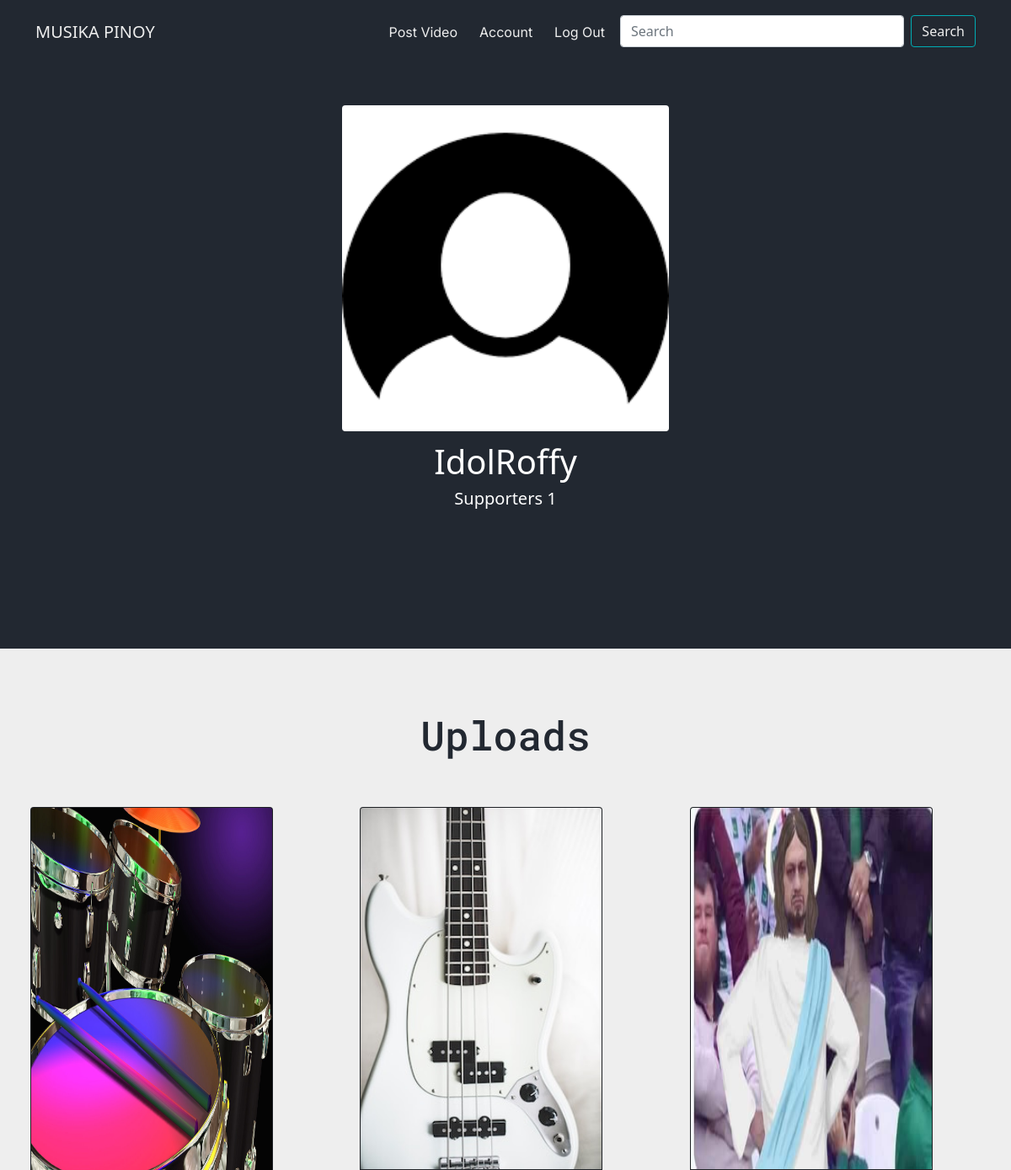
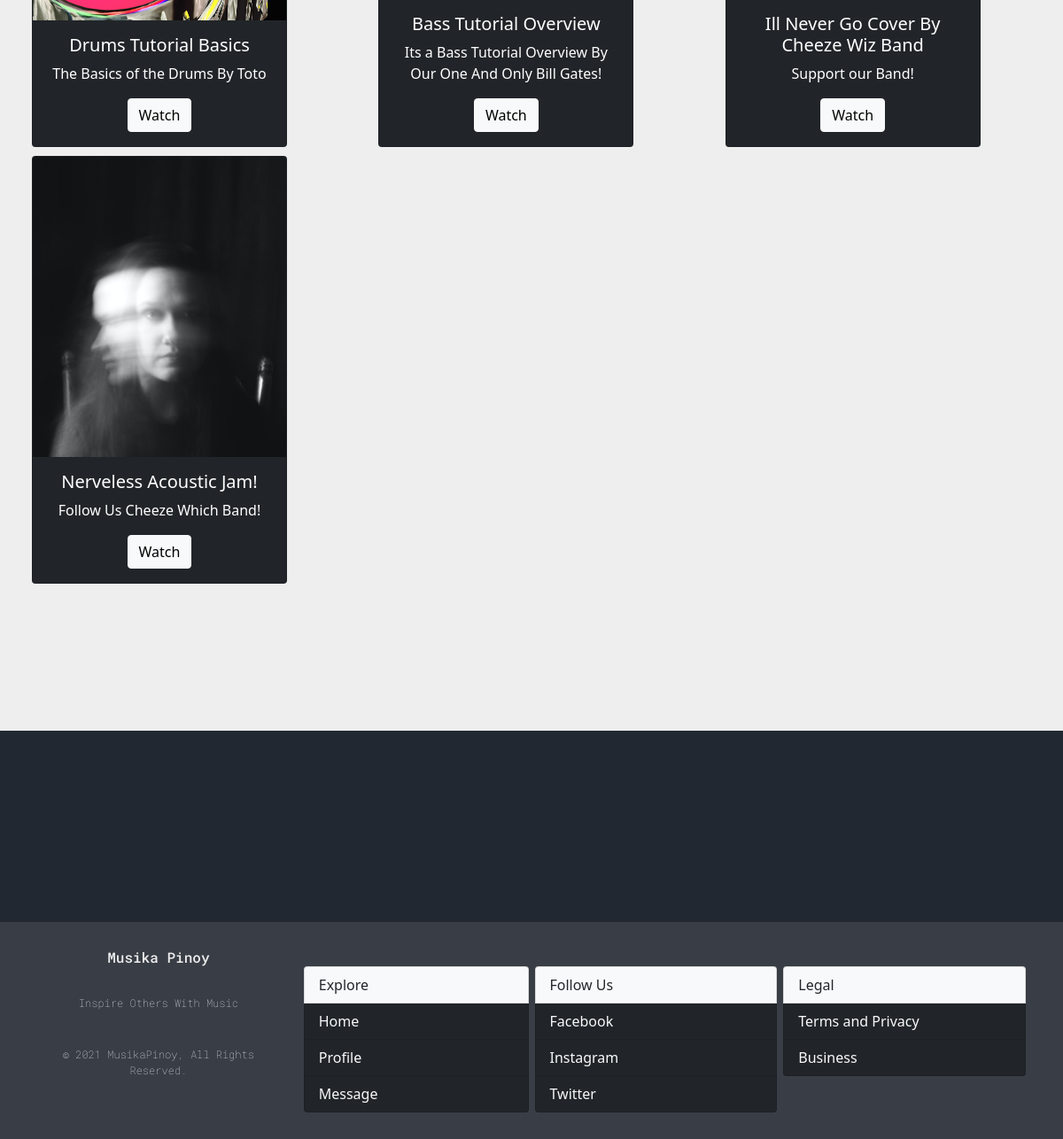
Screenshot of /newLayout/accDash.php?id=7 (signed in) with the database file from the repository (2 pictures, top to bottom).
### tables this page shows
CREATE TABLE `aposttbl` (
  `apost_id` int(11) NOT NULL,
  `postName` varchar(255) NOT NULL,
  `fileName` varchar(255) NOT NULL,
  `category` varchar(255) NOT NULL,
  `description` varchar(255) NOT NULL,
  `thumbnail` varchar(255) NOT NULL,
  `name` varchar(255) NOT NULL,
  `uid` varchar(255) NOT NULL,
  `likes` int(11) NOT NULL,
  `views` int(11) NOT NULL,
  `date_up` varchar(255) NOT NULL,
  `last_id` int(11) NOT NULL
);

CREATE TABLE `users` (
  `id` int(11) NOT NULL,
  `email` varchar(255) NOT NULL,
  `name` varchar(255) NOT NULL,
  `password` varchar(255) NOT NULL,
  `date` datetime NOT NULL DEFAULT current_timestamp(),
  `access` varchar(255) NOT NULL,
  `supporter` int(11) NOT NULL
);

### newLayout/class.php (called while the page is built, shortened)
<?php
class myMusic
{
public function get_user_data(){
  return $_SESSION['userdata'];
}
}
$music = new myMusic();
  ?>

### newLayout/accDash.php (the view, shortened to what this page needs)
<?php
include_once 'class.php';
$user = $music->get_user_data();
if (isset($_GET['id'])) {
$id=$_GET['id'];
}
$music->upload();
 ?>
<!doctype html>
<html lang="en">
  <head>
    <link href="https://cdn.jsdelivr.net/npm/bootstrap@5.0.0-beta1/dist/css/bootstrap.min.css" rel="stylesheet">
    <link rel="stylesheet" href="/css/css.css">
  </head>
  <body>
    <nav class="navbar navbar-expand-lg navbar-light nab" >
    <div class="container">
      <a class="navbar-brand" href="/userIndex.php" style="margin-top:10px;"> MUSIKA PINOY</a>
      <div class="collapse navbar-collapse" id="navbarNavDropdown">
        <ul class="navbar-nav ms-auto">
          <li class="nav-item">
            <label for="click" class="button nav-link nab-links">Post Video</label>
       </li>
          <li class="nav-item">
        <a href="/userEdit.php?id=<?php echo$user['id']; ?>" class=" nav-link nab-links">Account </a>
       </li>
       <li class="nav-item">
    <a href="/logout.php" class=" nav-link nab-links" onclick="return confirm('Are you Sure You Want To Log Out?')">Log Out</a>
       </li>
          <li class="nav-item">
            <form class="d-flex" style="width: 422px;" action="searchUser.php" method="get">
              <input class="form-control me-2" type="search" placeholder="Search" aria-label="Search" style="margin-top:10px;" name="search">
              <button class="btn btn-outline-success" type="submit" style="margin-top:10px;">Search</button>
            </form>
          </li>
        </ul>
      </div>
    </div>
    </nav>
    <div class="container-fluid">
	<div class="row">
		<div class="col-md-12 header">
      <div style="     height: 55%;
    display: flex;
    margin-top: 5%;
    align-content: center;
    justify-content: center;" >
<img src="/img/user.png" class="rounded float-start img-fluid align-middle" alt="..."><br/>
      </div>
      <div class="col-md-12 ">
        <div style="     height: 55%;
      display: flex;
      margin-top: 1%;
      align-content: center;
      justify-content: center; color:white;" >
    <h1><?php
    $connection=$music->openConnection();
    $stmt = $connection->prepare("SELECT * FROM aposttbl WHERE uid=?  ");
    $stmt->execute([$id]);
    $users = $stmt->fetch();
    $userCount = $stmt->rowCount();
    if ($userCount > 0)
    {
      echo $users['name'];
    }
    else
    {
        echo "User";
    }
     ?></h1>
        </div>
        <h5 style="color:white;" align='center'>
          <?php
          $connection=$music->openConnection();
          $stmtz = $connection->prepare("SELECT * FROM users WHERE id=?  ");
          $stmtz->execute([$id]);
          $usersz = $stmtz->fetch();
          $userCountz = $stmtz->rowCount();
          if ($userCountz > 0)
          {
            echo "Supporters ".$usersz['supporter'];
          }
          else
          {
              echo " Supporters 0";
          }
           ?>
        </h5>
      </div>
		</div>
	</div>
</div>
<section class="second-section">
<h3 class="a">Uploads</h3>
<div class="img-gallery" align='center'>
<?php
$connection=$music->openConnection();
$stmt = $connection->prepare("SELECT * FROM aposttbl WHERE uid=?  ");
$stmt->execute([$id]);
$users = $stmt->fetchAll();
$userCount = $stmt->rowCount();
if ($userCount > 0)
{
  foreach ($users as $user) {
    echo "  <div class='card text-white bg-dark' style='width: 18rem;'>
  <img src='/thumbnail/".$user['thumbnail']."' class='card-img-top' alt='...'>
  <div class='card-body'>
    <h5 class='card-title'>".$user['postName']."</h5>
    <p class='card-text'>".$user['description']."</p>
    <a href='/videoTemp.php?id=".$user['apost_id']."' class='btn btn-light'>Watch</a>
  </div>
</div>"
    ;
  }
}
else
{
    return 0;
}
 ?>
</div>
</section>
<section class="third-section">
</section>
<section class="footer">
  <div class="container-fluid">
	<div class="row">
		<div class="col-md-12">
      <div class="grid-container">
        <div class="footer1">
                <h3>Musika Pinoy</h3><br>
                <p>Inspire Others With Music</p><br>
                <p>© <span id="date"></span> MusikaPinoy, All Rights Reserved.</p>
        </div>
        <div class="footer2">
          <div class="row">
    <div class="fots  ">
      <div class="list-group " id="list-tab" role="tablist">
              <a class="list-group-item list-group-item-action bg-light text-dark" href="#"  aria-controls="home">Explore</a>
        <a class="list-group-item list-group-item-action bg-dark text-light" href="#"  aria-controls="home">Home</a>
        <a class="list-group-item list-group-item-action bg-dark text-light"  href="/aboutUser.php"  aria-controls="profile">Profile</a>
        <a class="list-group-item list-group-item-action bg-dark text-light"  href="/contactUser.php"  aria-controls="messages">Message</a>
      </div>
    </div>
        </div>
      </div>
      <div class="footer3">
        <div class="row">
  <div class="fots ">
    <div class="list-group " id="list-tab" role="tablist">
            <a class="list-group-item list-group-item-action bg-light text-dark" href="#"  aria-controls="home">Follow Us</a>
      <a class="list-group-item list-group-item-action bg-dark text-light" href="https://www.facebook.com/sejhhamatzu"  aria-controls="home">Facebook</a>
      <a class="list-group-item list-group-item-action bg-dark text-light"  href="https://www.instagram.com/"  aria-controls="profile">Instagram</a>
      <a class="list-group-item list-group-item-action bg-dark text-light"  href="https://twitter.com/home"  aria-controls="messages">Twitter</a>
    </div>
  </div>
      </div>
      </div>
      <div class="footer4">
        <div class="row">
  <div class="fots  ">
    <div class="list-group " id="list-tab" role="tablist">
        <a class="list-group-item list-group-item-action bg-light text-dark" href="#"  aria-controls="home">Legal</a>
      <a class="list-group-item list-group-item-action bg-dark text-light" href="/home.php"  aria-controls="home">Terms and Privacy</a>
      <a class="list-group-item list-group-item-action bg-dark text-light"  href="/about.php"  aria-controls="profile">Business</a>
    </div>
  </div>
      </div>
      </div>
		</div>
	</div>
</div>
</section>
  </body>
</html>

### newLayout/css/css.css (style rules this page uses)
body { background-color:#eeeeee; }
.header { width: 100%; background-color: #222831; background-size: cover; height: 88vh; }
.navbar-light .navbar-brand { color: #eeeeee; font-weight: 400; }
.btn-outline-success { color: #eeeeee; border-color: #00adb5; }
html { overflow: scroll; overflow-x: hidden; }
.navbar-light .navbar-nav .nav-link { margin-right: 10px; margin-top: 10px; font-family: 'Inter', sans-serif; color: #eeeeee; }
.second-section { padding-top: 122px; padding-bottom: 166px; align-items: center; }
.second-section .a { text-align: center; font-family: 'Roboto Mono', monospace; color: #222831; font-size: 4vw; position: relative; bottom: 3rem; }
.third-section { padding-top: 10%; padding-bottom: 8%; background-color:#222831; }
.nab { z-index: 5; background-color: #222831; }
.footer { height: 50%; background-color: #393e46; padding: 30px; }
.grid-container { display: grid; grid-template-columns: 1fr 1fr 1fr 1fr; grid-template-rows: 1fr; gap: 7px 7px; grid-template-areas: ". . . ."; }
.footer1 h3 { text-align: center; color: #eeeeee; font-family: 'Roboto Mono', monospace; font-size: 1rem; }
.footer1 p { text-align: center; color: #eeeeee; font-family: 'Roboto Mono', monospace; font-weight: lighter; font-size: 12px; }
.footer2 { margin-left: 20px; padding-top: 20px; }
.footer3,.footer4 { padding-top: 20px; }
.fots { width: 100%; }

### newLayout/accDash.php (style rules this page uses)
.img-gallery { display: grid; grid-template-columns: repeat(auto-fill,minmax(300px,1fr)); grid-column-gap:10px; grid-row-gap:10px; margin-left: 3%; }
.img-gallery img { width: 100%; height: 82%; }

### rows the page displays
aposttbl: name "IdolRoffy", thumbnail (picture), postName "Drums Tutorial Basics", description "The Basics of the Drums By Toto"
users: supporter "1"
aposttbl: thumbnail (picture), postName "Bass Tutorial Overview", description "Its a Bass Tutorial Overview By Our One And Only Bill Gates!"
aposttbl: thumbnail (picture), postName "Ill Never Go Cover By Cheeze Wiz Band", description "Support our Band!"
aposttbl: thumbnail (picture), postName "Nerveless Acoustic Jam!", description "Follow Us Cheeze Which Band!"
